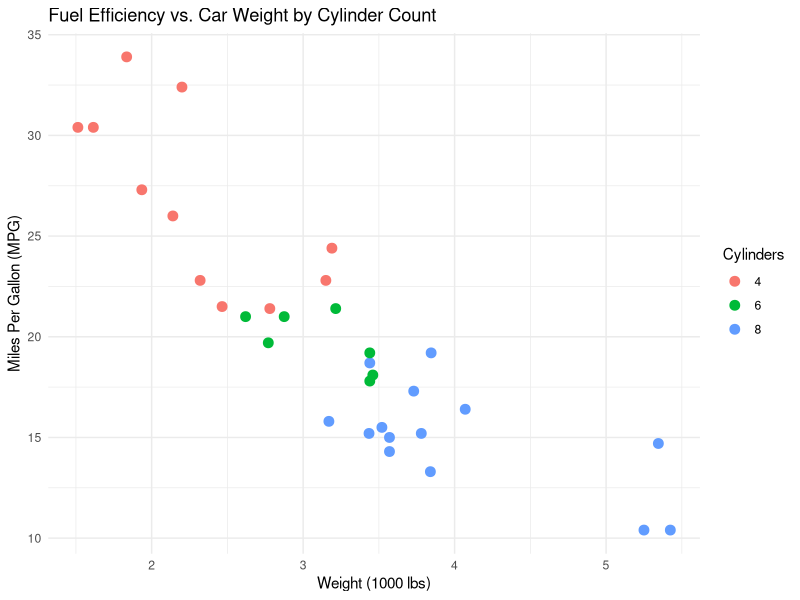

Write the R code that produced this figure.
# --------------------------------------------------------------------
# SECTION 1   : COURSE AND ASSIGNMENT DETAILS
# --------------------------------------------------------------------
# Course      : LIS-4317 Visual Analytics
# Assignment  : Module 9 Assignment - Multivariate Visualization
# URL         : [Not provided; please insert course URL if available]
# Filename    : LIS4317-Mod09.R
# Purpose     : This script creates a simple multivariate scatterplot using ggplot2 and the mtcars dataset to explore relationships between car weight, fuel efficiency, and cylinder count for a visual analytics assignment.
# Author      : Steven Barden
# Email       : StevenBarden@usf.edu
# Created     : 2025-03-24-1555.11 (EST)
# Updated     : 2025-03-24-1823.23 (EST)
# License     : The Unlicense
# Description : This script serves as a structured R template for data analysis,
#               visualization, and reporting, designed for flexibility and reusability.
#
#
# --------------------------------------------------------------------
# SECTION 2: ENVIRONMENT SETUP
# --------------------------------------------------------------------

# Set Working Directory (Modify as Needed)
tryCatch({
  setwd("./")  # Replace with your directory, e.g., "C:/Users/Steve/RProjects"
}, error = function(e) {
  stop("Error setting the working directory: ", e$message)
})

# Display Working Directory
tryCatch({
  print(getwd())
}, error = function(e) {
  stop("Error retrieving the working directory: ", e$message)
})

# Ensure Output Width for Terminal Display (Optional, Unix-based Systems)
tryCatch({
  options(width = 80) # Adjust width as needed
}, error = function(e) {
  print("Could not set terminal width.")
})

# Load Required Libraries
tryCatch({
  library(ggplot2)
}, error = function(e) {
  stop("Error loading libraries: ", e$message)
})

# --------------------------------------------------------------------
# SECTION 3: DEPENDENCIES & INSTALLATION
# --------------------------------------------------------------------

# Required Libraries
required_packages <- c("ggplot2")

# Function to Check and Load Required Libraries
check_and_load_library <- function(package) {
  if (!require(package, character.only = TRUE)) {
    tryCatch({
      cat("Installing package:", package, "\n")
      install.packages(package)
      library(package, character.only = TRUE)
      cat("Successfully loaded:", package, "\n")
    }, error = function(e) {
      stop(paste("Failed to install/load package:", package, "-", e$message))
    })
  } else {
    cat("Package already loaded:", package, "\n")
  }
}

# Load All Required Packages
tryCatch({
  lapply(required_packages, check_and_load_library)
}, error = function(e) {
  stop("Package loading failed: ", e$message)
})

# --------------------------------------------------------------------
# SECTION 4: UTILITY FUNCTIONS
# --------------------------------------------------------------------

# Function to Check for Missing Values
check_missing_values <- function(data) {
  missing_count <- sum(is.na(data))
  if (missing_count > 0) {
    cat("Warning:", missing_count, "missing values detected.\n")
  } else {
    cat("No missing values found.\n")
  }
  return(missing_count)
}

# --------------------------------------------------------------------
# SECTION 5: DATA LOADING
# --------------------------------------------------------------------

# Load mtcars dataset (built-in R dataset)
load_sample_data <- function() {
  tryCatch({
    data <- mtcars
    cat("Loaded mtcars dataset.\n")
    return(data)
  }, error = function(e) {
    stop("Error loading mtcars: ", e$message)
  })
}

# --------------------------------------------------------------------
# SECTION 6: DATA PROCESSING
# --------------------------------------------------------------------

process_data <- function(data) {
  tryCatch({
    cat("Processing data...\n")
    
    # Step 1: Check for missing values (mtcars has none, but included for template)
    check_missing_values(data)
    
    # Step 2: No additional transformations needed for this simple example
    processed_data <- data
    
    cat("Data processing completed successfully.\n")
    return(processed_data)
  }, error = function(e) {
    stop("Error processing data: ", e$message)
  })
}

# --------------------------------------------------------------------
# SECTION 7: ANALYSIS FUNCTIONS
# --------------------------------------------------------------------

analyze_data <- function(data) {
  tryCatch({
    cat("Analyzing data...\n")
    
    # No complex analysis needed for this assignment; pass data through
    analysis_results <- data
    
    cat("Analysis completed successfully.\n")
    return(analysis_results)
  }, error = function(e) {
    stop("Error during analysis: ", e$message)
  })
}

# --------------------------------------------------------------------
# SECTION 8: VISUALIZATION FUNCTIONS
# --------------------------------------------------------------------

visualize_data <- function(data, plot_type = "scatter") {
  tryCatch({
    cat("Creating visualizations...\n")
    
    if (plot_type == "scatter") {
      # Multivariate scatterplot with mtcars
      plot <- ggplot2::ggplot(data, aes(x = wt, y = mpg, color = factor(cyl))) +
        geom_point(size = 3) +
        theme_minimal() +
        labs(
          title = "Fuel Efficiency vs. Car Weight by Cylinder Count",
          x = "Weight (1000 lbs)",
          y = "Miles Per Gallon (MPG)",
          color = "Cylinders"
        )
    } else {
      stop("Unsupported plot type for this assignment.")
    }
    
    # Display the plot
    print(plot)
    
    # Save the plot (optional, uncomment if needed)
    # ggsave("LIS4317-Mod09-Scatterplot.png", plot, width = 8, height = 6)
    
    cat("Visualization completed successfully.\n")
    return(invisible(plot))
  }, error = function(e) {
    stop("Error creating visualization: ", e$message)
  })
}

# --------------------------------------------------------------------
# SECTION 9: MAIN EXECUTION BLOCK
# --------------------------------------------------------------------

main <- function() {
  tryCatch({
    cat("Starting script execution...\n")
    
    # Step 1: Load Data
    cat("Step 1: Loading data...\n")
    data <- load_sample_data()
    
    # Step 2: Process Data
    cat("Step 2: Processing data...\n")
    processed_data <- process_data(data)
    
    # Step 3: Analyze Data
    cat("Step 3: Analyzing data...\n")
    analysis_results <- analyze_data(processed_data)
    
    # Step 4: Visualize Results
    cat("Step 4: Visualizing results...\n")
    visualize_data(analysis_results, "scatter")
    
    cat("Script execution completed successfully.\n")
    return(invisible(NULL))
  }, error = function(e) {
    stop("Script execution failed: ", e$message)
  })
}

# Execute the main function
main()

# --------------------------------------------------------------------
# SECTION 10: VERSION HISTORY
# --------------------------------------------------------------------
# Version History:
# - Version 1.0 (2025-03-24): Initial script for Module 9 assignment.

# --------------------------------------------------------------------
# SECTION 11: ADDITIONAL NOTES
# --------------------------------------------------------------------

# Best Practices:
# - Ensure secure handling of API keys and credentials (N/A here).
# - Keep code modular and organized for maintainability.
# - Validate data inputs to prevent unexpected errors.
# - Use consistent naming conventions for variables and functions.
# - Include appropriate documentation and comments.
# - Test functions with small datasets before full execution (mtcars is small and built-in).
#
# Notes:
# - Replace [YOUR_WORKING_DIRECTORY] with your actual path before running.
# - Course URL was not provided; add it to Section 1 if available.
# - This script meets the <2-hour requirement for coding and visualization.

# --------------------------------------------------------------------
# END OF TEMPLATE
# --------------------------------------------------------------------